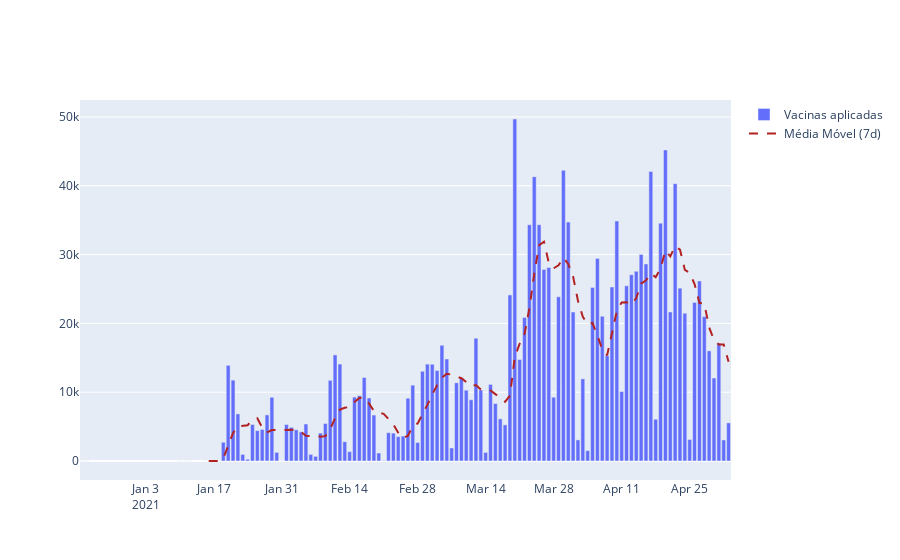

The code cell stored with this chart in its notebook:
### Markdown cell above
## Gráfico

### Code cell
fig = go.Figure()

fig.add_trace(
    go.Bar(
        name='Vacinas aplicadas', 
        x=df_['vacina_dataAplicacao_dia'], 
        y=df_['contagem']
    ))
fig.add_trace(    
    go.Scatter(
        name='Média Móvel (7d)',
        x=df_['vacina_dataAplicacao_dia'], 
        y=df_['media_movel_7d'],
        line = dict(color='firebrick', width=2, dash='dash')
    ))
fig
